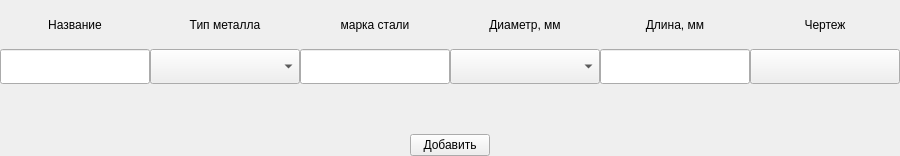
<?xml version="1.0" encoding="UTF-8"?>
<ui version="4.0">
 <class>add_new_product_dialog</class>
 <widget class="QFrame" name="add_new_product_dialog">
  <property name="geometry">
   <rect>
    <x>0</x>
    <y>0</y>
    <width>900</width>
    <height>156</height>
   </rect>
  </property>
  <property name="windowTitle">
   <string>Frame</string>
  </property>
  <layout class="QVBoxLayout" name="verticalLayout">
   <property name="spacing">
    <number>0</number>
   </property>
   <property name="leftMargin">
    <number>0</number>
   </property>
   <property name="topMargin">
    <number>0</number>
   </property>
   <property name="rightMargin">
    <number>0</number>
   </property>
   <property name="bottomMargin">
    <number>0</number>
   </property>
   <item>
    <layout class="QHBoxLayout" name="horizontalLayout_2" stretch="0,0,0,0,0,0">
     <property name="spacing">
      <number>0</number>
     </property>
     <item>
      <widget class="QLabel" name="label_2">
       <property name="text">
        <string>Название</string>
       </property>
       <property name="alignment">
        <set>Qt::AlignCenter</set>
       </property>
      </widget>
     </item>
     <item>
      <widget class="QLabel" name="type_metall_label">
       <property name="text">
        <string>Тип металла</string>
       </property>
       <property name="alignment">
        <set>Qt::AlignCenter</set>
       </property>
      </widget>
     </item>
     <item>
      <widget class="QLabel" name="label_4">
       <property name="text">
        <string>марка стали</string>
       </property>
       <property name="alignment">
        <set>Qt::AlignCenter</set>
       </property>
      </widget>
     </item>
     <item>
      <widget class="QLabel" name="label">
       <property name="text">
        <string>Диаметр, мм</string>
       </property>
       <property name="alignment">
        <set>Qt::AlignCenter</set>
       </property>
      </widget>
     </item>
     <item>
      <widget class="QLabel" name="label_5">
       <property name="text">
        <string>Длина, мм</string>
       </property>
       <property name="alignment">
        <set>Qt::AlignCenter</set>
       </property>
      </widget>
     </item>
     <item>
      <widget class="QLabel" name="label_6">
       <property name="text">
        <string>Чертеж</string>
       </property>
       <property name="alignment">
        <set>Qt::AlignCenter</set>
       </property>
      </widget>
     </item>
    </layout>
   </item>
   <item>
    <layout class="QHBoxLayout" name="horizontalLayout" stretch="0,0,0,0,0,0">
     <property name="spacing">
      <number>0</number>
     </property>
     <property name="bottomMargin">
      <number>50</number>
     </property>
     <item>
      <widget class="QLineEdit" name="lineEdit_2">
       <property name="sizePolicy">
        <sizepolicy hsizetype="Preferred" vsizetype="Preferred">
         <horstretch>0</horstretch>
         <verstretch>0</verstretch>
        </sizepolicy>
       </property>
      </widget>
     </item>
     <item>
      <widget class="QComboBox" name="type_metall_combo_box">
       <property name="sizePolicy">
        <sizepolicy hsizetype="Preferred" vsizetype="Preferred">
         <horstretch>0</horstretch>
         <verstretch>0</verstretch>
        </sizepolicy>
       </property>
       <property name="minimumSize">
        <size>
         <width>0</width>
         <height>35</height>
        </size>
       </property>
      </widget>
     </item>
     <item>
      <widget class="QLineEdit" name="lineEdit">
       <property name="sizePolicy">
        <sizepolicy hsizetype="Preferred" vsizetype="Preferred">
         <horstretch>0</horstretch>
         <verstretch>0</verstretch>
        </sizepolicy>
       </property>
      </widget>
     </item>
     <item>
      <widget class="QComboBox" name="comboBox">
       <property name="sizePolicy">
        <sizepolicy hsizetype="Preferred" vsizetype="Preferred">
         <horstretch>0</horstretch>
         <verstretch>0</verstretch>
        </sizepolicy>
       </property>
      </widget>
     </item>
     <item>
      <widget class="QLineEdit" name="lineEdit_3">
       <property name="sizePolicy">
        <sizepolicy hsizetype="Preferred" vsizetype="Preferred">
         <horstretch>0</horstretch>
         <verstretch>0</verstretch>
        </sizepolicy>
       </property>
      </widget>
     </item>
     <item>
      <widget class="QPushButton" name="choose_draw_button">
       <property name="sizePolicy">
        <sizepolicy hsizetype="Ignored" vsizetype="Preferred">
         <horstretch>0</horstretch>
         <verstretch>0</verstretch>
        </sizepolicy>
       </property>
       <property name="text">
        <string/>
       </property>
      </widget>
     </item>
    </layout>
   </item>
   <item>
    <layout class="QHBoxLayout" name="horizontalLayout_4">
     <item>
      <spacer name="horizontalSpacer_4">
       <property name="orientation">
        <enum>Qt::Horizontal</enum>
       </property>
       <property name="sizeHint" stdset="0">
        <size>
         <width>40</width>
         <height>20</height>
        </size>
       </property>
      </spacer>
     </item>
     <item>
      <widget class="QPushButton" name="ok_button_2">
       <property name="sizePolicy">
        <sizepolicy hsizetype="Minimum" vsizetype="Fixed">
         <horstretch>0</horstretch>
         <verstretch>0</verstretch>
        </sizepolicy>
       </property>
       <property name="text">
        <string>Добавить</string>
       </property>
      </widget>
     </item>
     <item>
      <spacer name="horizontalSpacer_5">
       <property name="orientation">
        <enum>Qt::Horizontal</enum>
       </property>
       <property name="sizeHint" stdset="0">
        <size>
         <width>40</width>
         <height>20</height>
        </size>
       </property>
      </spacer>
     </item>
    </layout>
   </item>
  </layout>
 </widget>
 <resources/>
 <connections/>
</ui>
